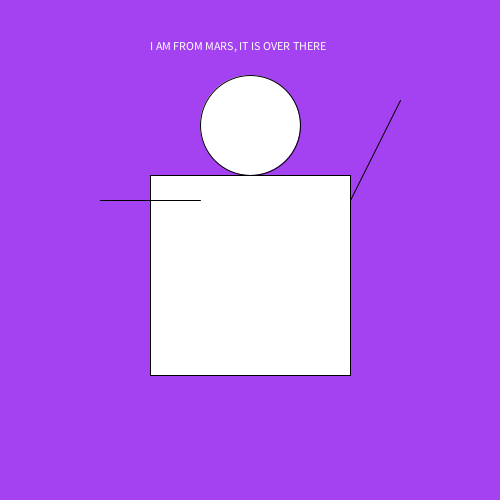
Frame 1 (no input)
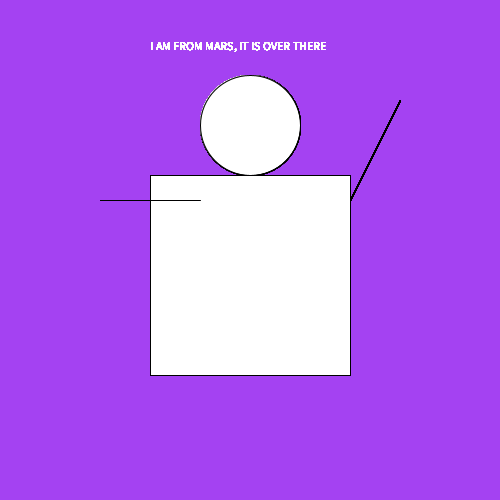
Frame 60 (the mouse pressed at the canvas centre just before this capture)
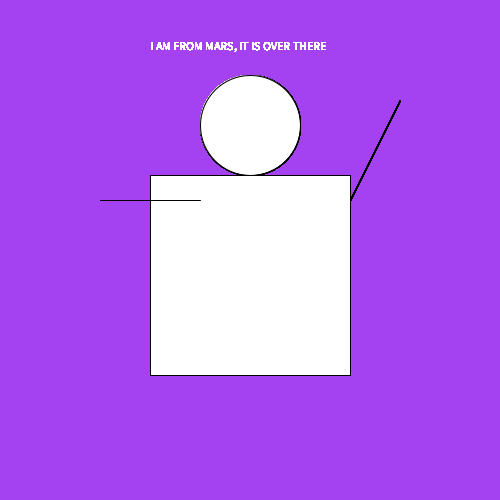
Frame 120 (the mouse held since frame 60 and released just before this capture)

The Processing sketch that drew these frames (run headless with seeded random() and noise(); from frame 60 on, the mouse is pressed at the canvas centre):

// Processing sketch: processing_30985
// ── processing_30985.pde

void setup ( ) {
  size (500,500) ;
 background ( color (random (255), random (255), random( 255)));
}

void draw() {
  text ( "I AM FROM MARS, IT IS OVER THERE", 150, 50 ) ;
  ellipse (250, 125, 100, 100);
  rect (150, 175, 200, 200);
  line ( 100, 200, 200, 200 );
  line ( 350, 200, 400, 100) ;
}
